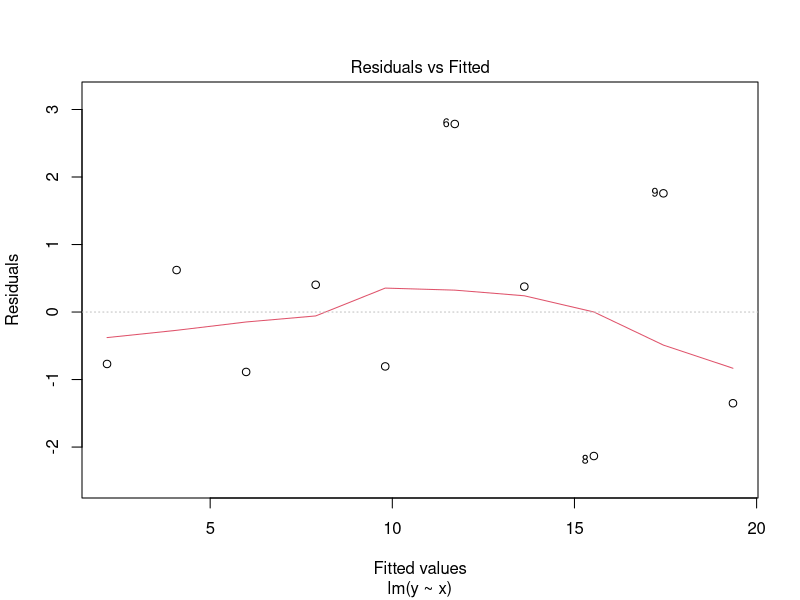
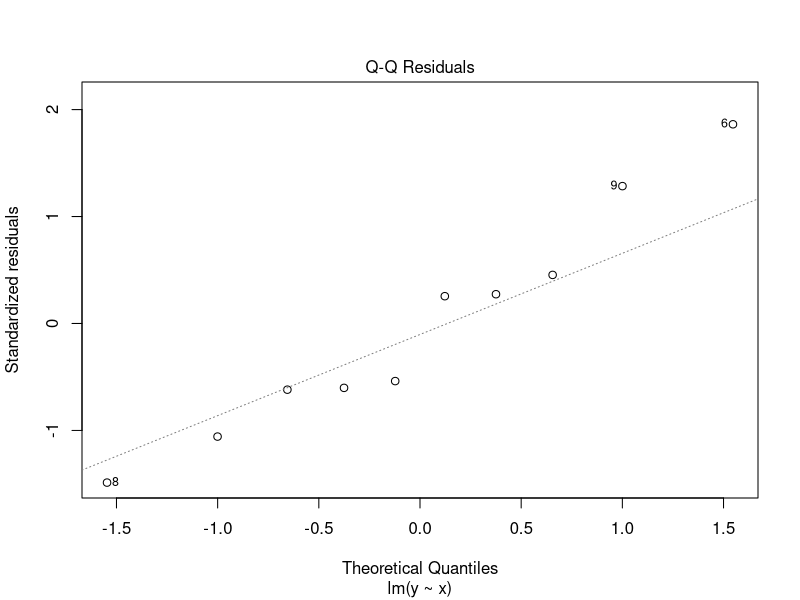
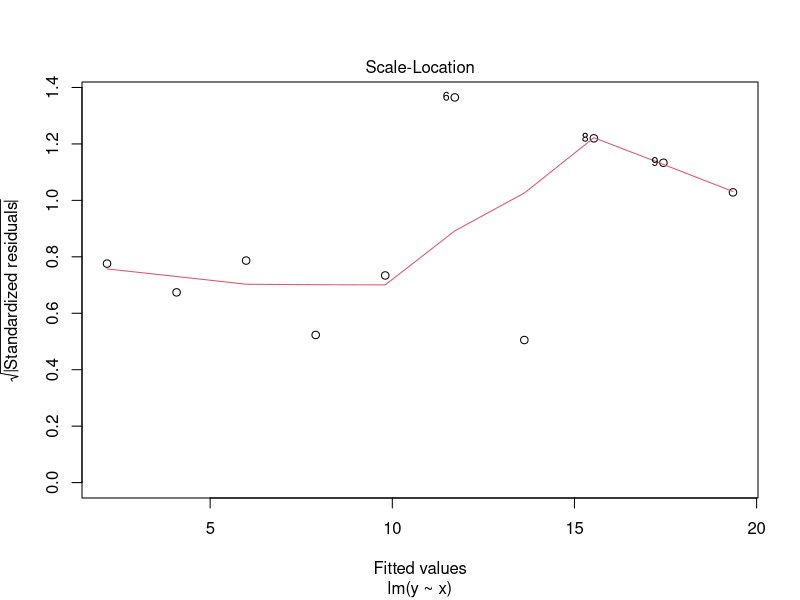
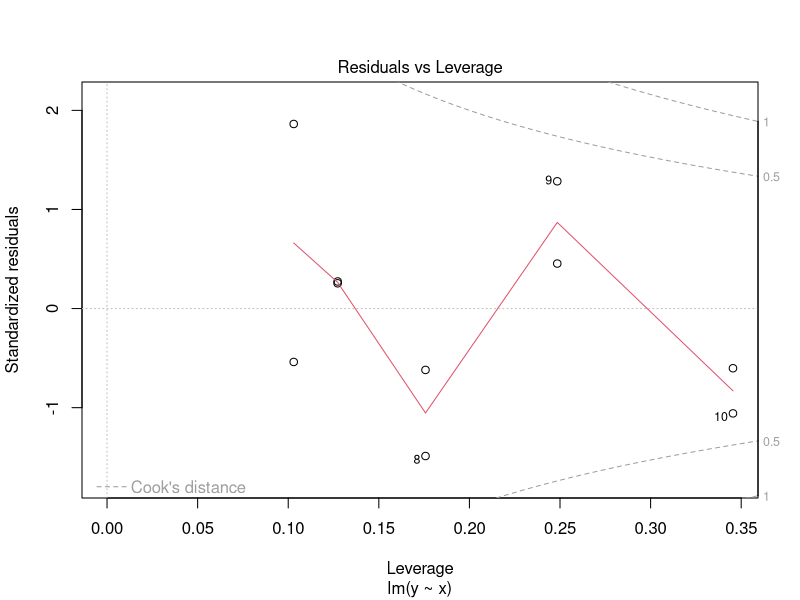

Reproduce these figures in R, in order.
# ex2
x = seq(-1,8,length.out = 10)
y = c(1.4,4.7,5.1,8.3,9.0,14.5,14.0,13.4,19.2,18)
fit = lm(y~x)
plot(fit)


# ex3
x = c(13,5,28,28,15,4,13,4,10,17,11,13,12,17,3)


fun <- function(theta, x){
  - sum(dnbinom(x, theta[1], theta[2], log = TRUE))
}

# Warning is given because NaNs are produced due to boundary is visited
nlminb(c(1,0.5),fun,x=x,lower=c(0.0000001,0.0000001), upper = c(Inf,0.9999999))

# No problems because boundary is excluded
nlminb(c(1,0.5),fun,x=x,lower=c(0.0000001,0.0000001), upper = c(Inf,0.9999999))
